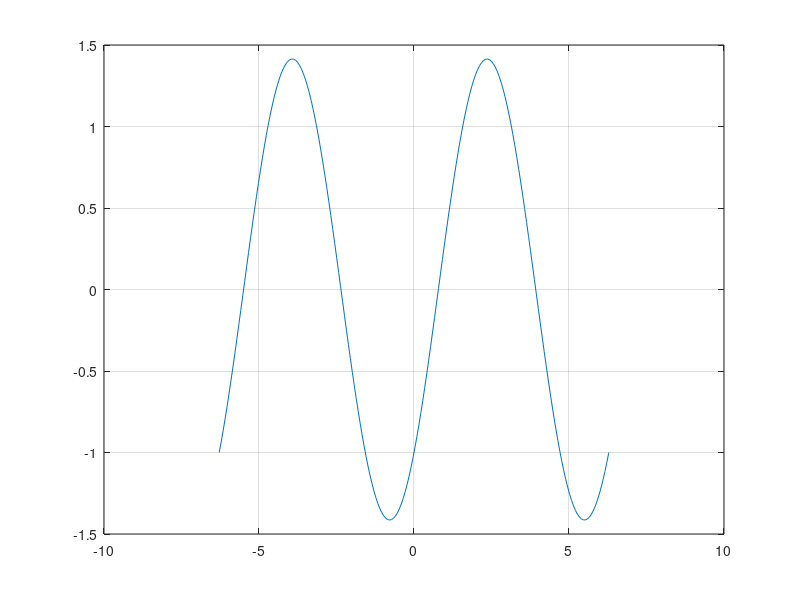

This chart was generated by the following MATLAB code: (Note: this script raises an error after producing the figure.)
clear;
X=linspace(-2*pi, 2*pi, 200);
f = inline('sin(x)-cos(x)', 'x');
df = inline('cos(x)+sin(x)', 'x');
plot(X, f(X));
grid on;

tol = 1e-5;
x0 = 3;

x1 = newton(f, df, x0, tol);
